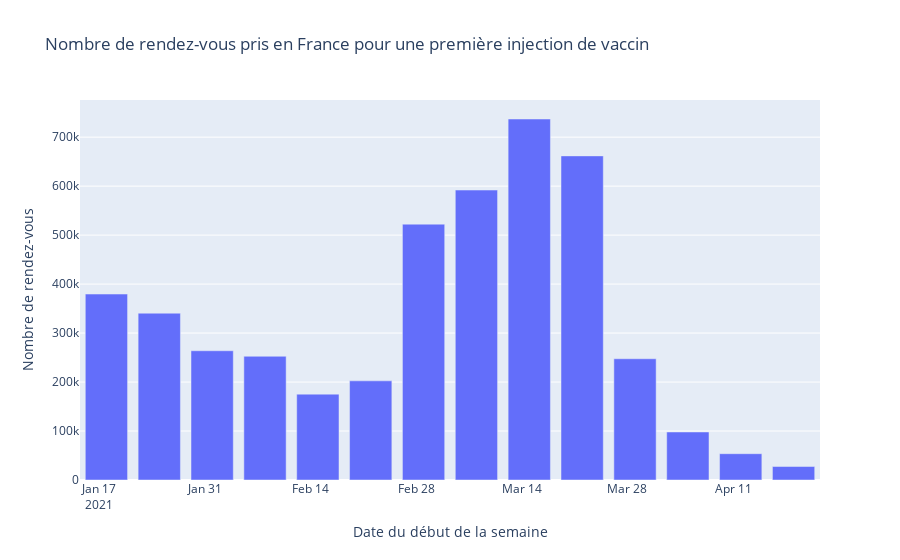

Notebook source saved alongside this figure:
### Code cell
import plotly.express as px

fig = px.bar(vaccination_1, x='date_debut_semaine', y="nb", labels = {'date_debut_semaine':'Date du début de la semaine', 'nb': 'Nombre de rendez-vous'}, title = 'Nombre de rendez-vous pris en France pour une première injection de vaccin')
fig.show()

### Figure 1 — Plotly figure (JSON) as saved in the notebook; plotly's stock layout.template omitted (floating-point values rounded to 4 significant figures)
{"data": [{"alignmentgroup": "True", "hovertemplate": "Date du début de la semaine=%{x}<br>Nombre de rendez-vous=%{y}<extra></extra>", "legendgroup": "", "marker": {"color": "#636efa"}, "name": "", "offsetgroup": "", "orientation": "v", "showlegend": false, "textposition": "auto", "type": "bar", "x": ["2021-01-18", "2021-01-25", "2021-02-01", "2021-02-08", "2021-02-15", "2021-02-22", "2021-03-01", "2021-03-08", "2021-03-15", "2021-03-22", "2021-03-29", "2021-04-05", "2021-04-12", "2021-04-19"], "xaxis": "x", "y": [379668, 340611, 263899, 252630, 175300, 202473, 522398, 592035, 737087, 661794, 247567, 98034, 53728, 27518], "yaxis": "y"}], "layout": {"barmode": "relative", "legend": {"tracegroupgap": 0}, "title": {"text": "Nombre de rendez-vous pris en France pour une première injection de vaccin"}, "xaxis": {"anchor": "y", "domain": [0, 1], "title": {"text": "Date du début de la semaine"}}, "yaxis": {"anchor": "x", "domain": [0, 1], "title": {"text": "Nombre de rendez-vous"}}}}
